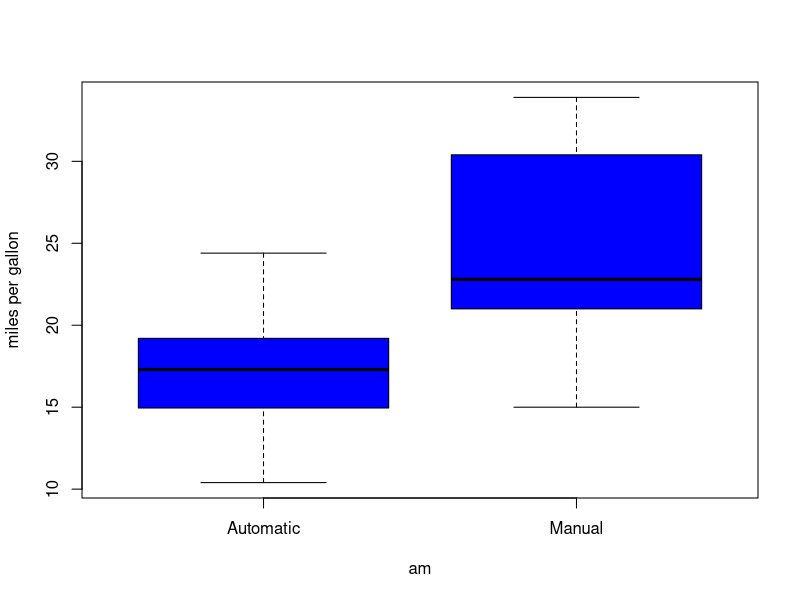

Source code (R):
## ---- chunk 1
knitr::opts_chunk$set(echo = TRUE)
## ---- chunk 2
data(mtcars)
summary(mtcars)
## ---- chunk 3
mtcars$drat <- factor(mtcars$drat)
mtcars$cyl <- factor(mtcars$cyl)
mtcars$vs <- factor(mtcars$vs)
mtcars$gear <- factor(mtcars$gear)
mtcars$carb <- factor(mtcars$carb)
mtcars$am <- factor(mtcars$am,labels=c('Automatic','Manual'))
## ---- chunk 4
full.model <- lm(mpg ~ ., data = mtcars)
best.model <- step(full.model, direction = "backward")
## ---- chunk 5
summary(best.model)
## ---- chunk 6
t.test(mpg ~ am, data = mtcars)
## ---- chunk 7
boxplot(mpg ~ am, data = mtcars, col = "blue", ylab = "miles per gallon")
